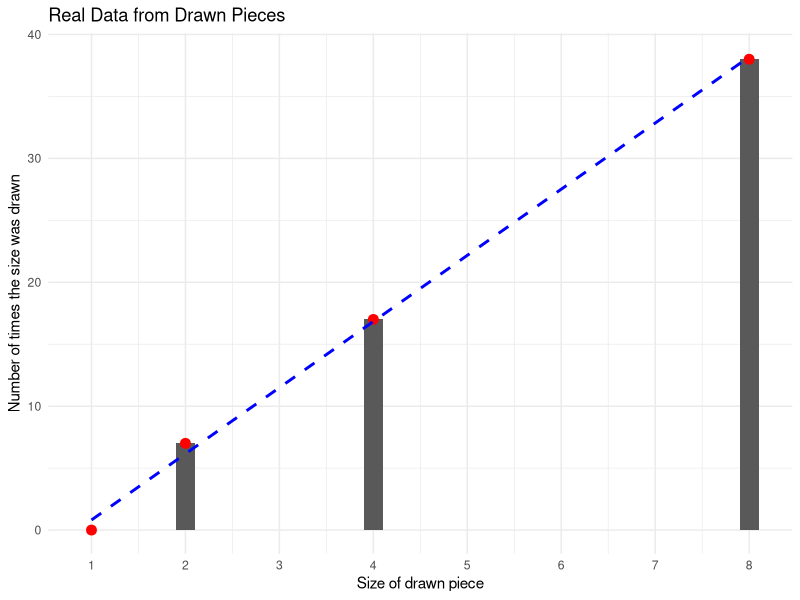
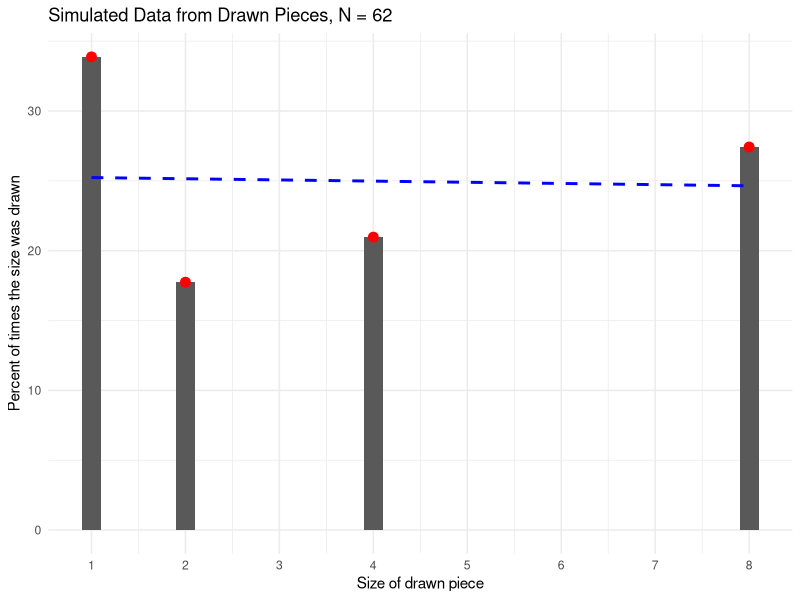

Source code (R) for these figures, in order:
## ---- chunk 1
library(tidyverse)
library(ggplot2)

# set this to your path
setwd(r"(C:\Users\Valen\Documents\Git-Repositorys\TUHH\Applied Statistics\week02)")

experiment_data <- read.table("Week_2_Experiment.csv", header=TRUE)
## ---- chunk 2
freq_real <- table(factor(experiment_data$PieceSize, levels = c(1, 2, 4, 8)))
freq_real_df <- as.data.frame(freq_real)
colnames(freq_real_df) <- c("size", "count")

freq_real_df$size <- as.numeric(as.character(freq_real_df$size))

ggplot(freq_real_df, aes(x=size, y=count)) +
  geom_col(width = 0.2) +
  geom_point(size = 3, color = "red") +
  geom_smooth(
    method = "lm",
    color = "blue",
    se = FALSE,
    linetype = 2
  ) +
  scale_x_continuous(
    breaks = 1:8
  ) +
  labs(
    title = "Real Data from Drawn Pieces",
    x = "Size of drawn piece",
    y = "Number of times the size was drawn"
  ) +
  theme_minimal() 
  
## ---- chunk 3
mean_value_real <- mean(experiment_data$PieceSize)
freq_variance_real <- var(freq_real_df$count) 
## ---- chunk 4
outcomes <- c(1, 2, 4, 8)
probabilities <- c(0.25, 0.25, 0.25, 0.25)

set.seed(4)
sizes_sim <- sample(outcomes, size=62, replace=TRUE, prob=probabilities)

freq_sim <- table(factor(sizes_sim, levels=outcomes))
freq_sim_df <- as.data.frame(freq_sim)
colnames(freq_sim_df) <- c("size", "count")

freq_sim_df <- freq_sim_df |>
  mutate(
    size = as.numeric(as.character(size)),
    count = as.numeric(as.character(count))
  ) |>
  mutate(percent = count/sum(count)*100)

ggplot(freq_sim_df, aes(x=size, y=percent))+
  geom_col(width = 0.2) +
  geom_point(size = 3, color = "red") +
  geom_smooth(
    method = "lm",
    color = "blue",
    se = FALSE,
    linetype = 2
  ) +
  scale_x_continuous(
    breaks = 1:8
  ) +
  labs(
    title = "Simulated Data from Drawn Pieces, N = 62",
    x = "Size of drawn piece",
    y = "Percent of times the size was drawn"
  ) +
  theme_minimal() 
## ---- chunk 5
mean_value_sim <- mean(sizes_sim)
freq_variance_sim <- var(freq_sim_df$count) # ? makes sense?
expected_value_sim <- sum(outcomes*probabilities)
